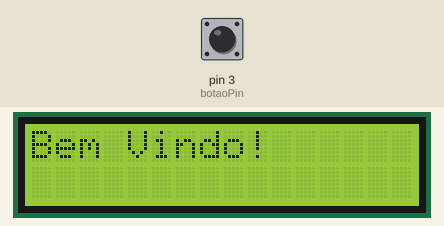
This sketch was run on a simulated Arduino Uno, built with avr-gcc and run on an emulated ATmega328P. Shown: 16×2 character LCD. Inputs (shaded band) come from the test bench; at power-on: pin 3 (botaoPin) HIGH. Random numbers use the default seed unless the sketch sets one.

Above: at 1.2 s.
1.3 s: pin 3 (botaoPin) pulled LOW for 0.15 s
At 1.8 s:
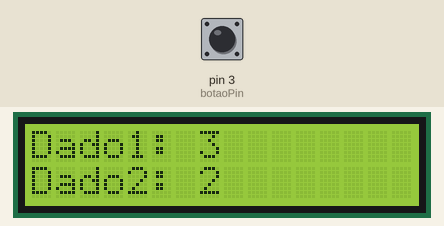
4.4 s: pin 3 (botaoPin) pulled LOW for 3.2 s
At 10.1 s:
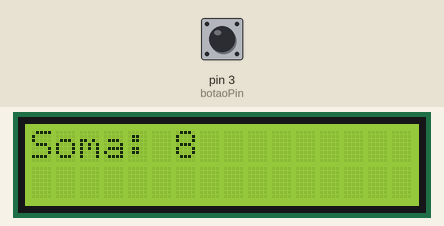
12.1 s: pin 3 (botaoPin) pulled LOW for 1 s
At 12.4 s:
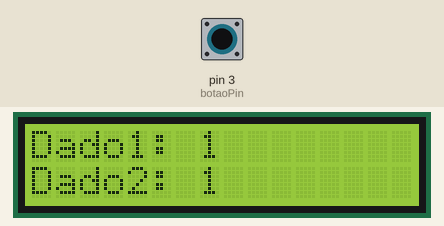
15.6 s: pin 3 (botaoPin) pulled LOW for 1 s
At 20.7 s:
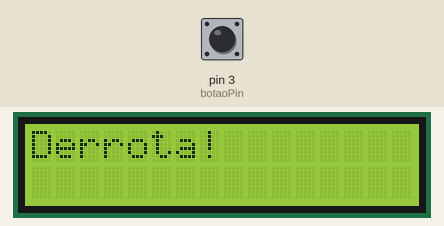
22.6 s: pin 3 (botaoPin) pulled LOW for 3.2 s
At 28.0 s:
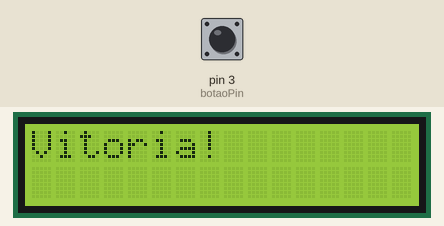
Timing chart, 0 to 29.5 s (numbered marks = the images above; inputs shaded):
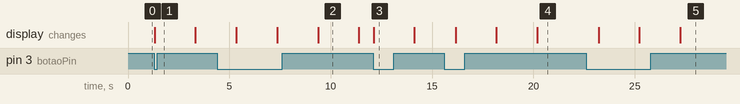

The sketch:

GameLogic.ino
```cpp
#include <Wire.h>
#include <LiquidCrystal_I2C.h>

// Inicializa o display LCD no endereço 0x27 e define suas dimensões (16 colunas por 2 linhas)
LiquidCrystal_I2C lcd(0x27, 16, 2);

const int botaoPin = 3; // Define o pino onde o botão está conectado

void setup() {
  // Inicia o display LCD
  lcd.init();
  lcd.backlight();

  // Configura o pino do botão como entrada
  pinMode(botaoPin, INPUT_PULLUP);

  // Configura a semente do gerador de números aleatórios
  randomSeed(analogRead(0));
}

void loop() {
  lcd.clear();
  lcd.print("Bem Vindo!");

  // Aguarda o clique do botão para iniciar o lançamento
  while(digitalRead(botaoPin) == HIGH) {
    // Fica em espera até que o botão seja pressionado
  }

  // Simula o lançamento de dois dados
  int dado1 = random(1, 7);
  int dado2 = random(1, 7);
  int soma = dado1 + dado2;

  // Exibe os valores dos dados e a soma no LCD
  lcd.clear();
  lcd.print("Dado1: ");
  lcd.print(dado1);

  lcd.setCursor(0, 1); // Move o cursor para a segunda linha
  lcd.print("Dado2: ");
  lcd.print(dado2);
  delay(2000); // Aguarda 2 segundo antes de prosseguir

  lcd.clear();
  lcd.print("Soma: ");
  lcd.print(soma);
  delay(2000);

  // Verifica as condições de vitória ou derrota
  if (soma == 7 || soma == 11) {
    // Vitória no primeiro lançamento
    lcd.clear();
    lcd.print("Vitoria!");
    delay(2000);
    // Reinicia o jogo

  } else if (soma == 2 || soma == 3 || soma == 12) {
    // Derrota no primeiro lançamento
    lcd.clear();
    lcd.print("Derrota!");
    delay(2000);
    // Reinicia o jogo

  } else {
    // O número lançado se torna o 'ponto'
    int ponto = soma;
    lcd.clear();
    lcd.print("Ponto: ");
    lcd.print(ponto);
    delay(2000);

    // Continua lançando os dados até igualar o 'ponto' ou tirar 7
    bool fimDoJogo = false;
    while (!fimDoJogo) {
      lcd.clear();
      lcd.print("Pressione...");

      // Aguarda o clique do botão para lançar novamente
      while(digitalRead(botaoPin) == HIGH) {
        // Fica em espera até que o botão seja pressionado
      }

      dado1 = random(1, 7);
      dado2 = random(1, 7);
      soma = dado1 + dado2;

      lcd.clear();
      lcd.print("Dado1: ");
      lcd.print(dado1);
      lcd.setCursor(0, 1);
      lcd.print("Dado2: ");
      lcd.print(dado2);
      delay(2000);
      lcd.clear();

      lcd.print("Soma: ");
      lcd.print(soma);
      delay(2000);

      if (soma == ponto) {
        // Vitória ao igualar o 'ponto'
        lcd.clear();
        lcd.print("Vitoria!");
        fimDoJogo = true;
      } else if (soma == 7) {
        // Derrota ao tirar 7
        lcd.clear();
        lcd.print("Derrota!");
        fimDoJogo = true;
      }
    }
  }
  // Aguarda 3 segundos antes de reiniciar o jogo
  delay(3000);
}
```

Measured:
- after the input at 1.3 s, the display: changes at once (image 1)
- after the input at 12.1 s, the display: changes at once (image 3)
- what the display in image 2 shows lasts 2.0 s, from 9.4 s to 11.4 s
